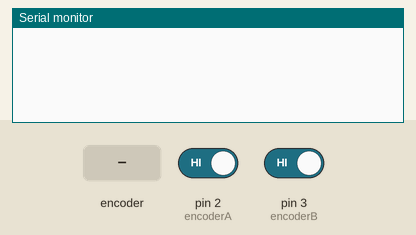
Simulated run of this sketch. Board: Arduino Uno, built with avr-gcc and run on an emulated ATmega328P. Parts: the last lines printed to the serial monitor. The test bench sets the inputs (shaded band); at power-on: pin 2 (encoderA) HIGH, pin 3 (encoderB) HIGH.

Above: at 1.2 s.
1.3 s: rotary encoder on pin 2 (encoderA) / pin 3 (encoderB) turned 1 step (first pin leading)
At 2.2 s:
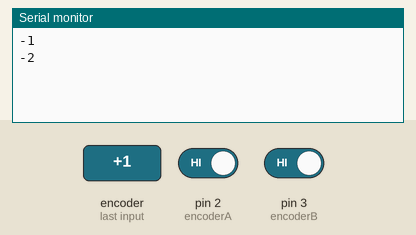
3.0 s: rotary encoder on pin 2 (encoderA) / pin 3 (encoderB) turned 1 step (first pin leading)
At 3.5 s:
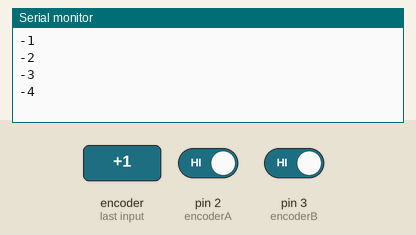
Timing chart, 0 to 6.0 s (numbered marks = the images above; inputs shaded):
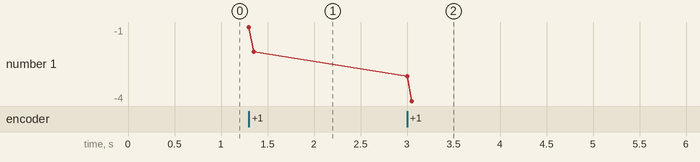

The sketch:

readEncoder.ino
```cpp
#define encoderA 2
#define encoderB 3

volatile int encoderCount = 0;

void setup() {
    pinMode(encoderA, INPUT);
    pinMode(encoderB, INPUT);
    digitalWrite(encoderA, HIGH);
    digitalWrite(encoderB, HIGH);

    attachInterrupt(0, doEncoder, CHANGE);

    Serial.begin(9600);
}

void loop() {

}

void doEncoder() {
    // Raising edge
    if (digitalRead(encoderA) == HIGH) {
        if (digitalRead(encoderB) == HIGH) {
            encoderCount++;     //CW
        } else {
            encoderCount--;     //CCW
        }
    }
    // Falling edge
    else {
        if (digitalRead(encoderB) == HIGH) {
            encoderCount--;     //CCW
        } else {
            encoderCount++;     //CW
        }
    }

    Serial.println (encoderCount, DEC);


}
```

Measured:
- after the input at 1.3 s, the serial monitor: prints a new line at once (image 1)
- after the input at 3.0 s, the serial monitor: prints a new line at once (image 2)
- plotted number 1: -2 → -4 after the input at 3.0 s
